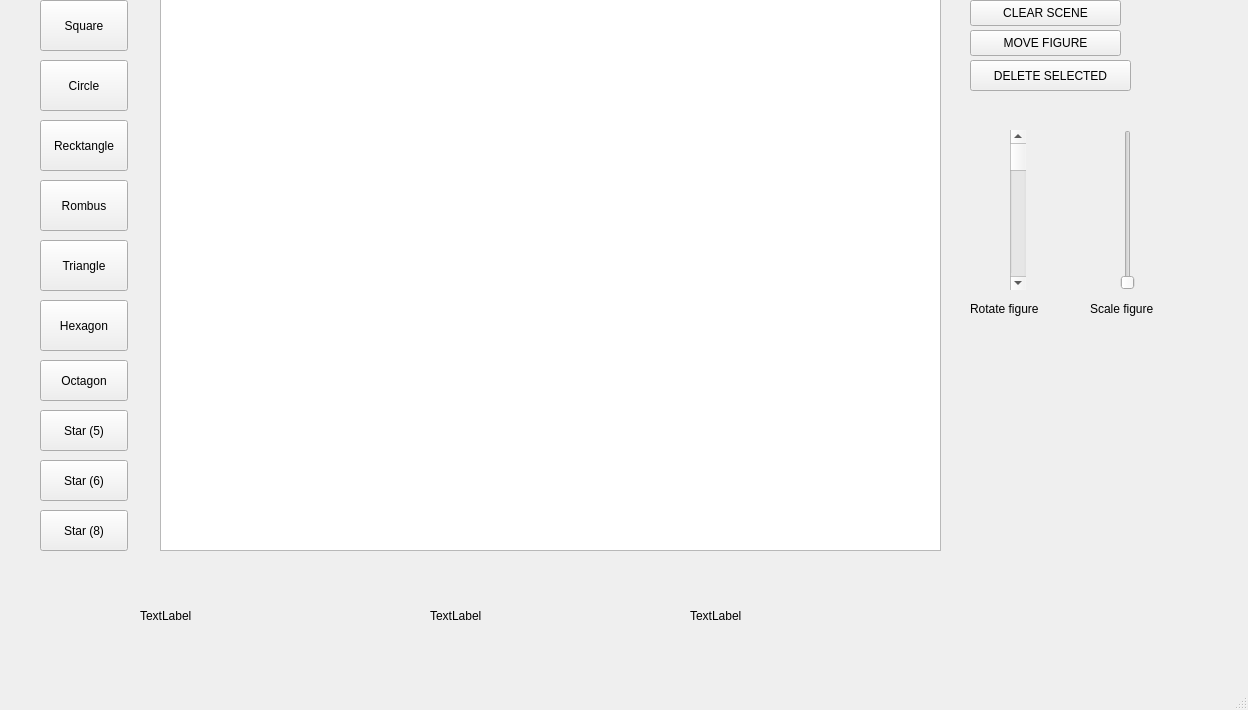
<?xml version="1.0" encoding="UTF-8"?>
<ui version="4.0">
 <class>MainWindow</class>
 <widget class="QMainWindow" name="MainWindow">
  <property name="geometry">
   <rect>
    <x>0</x>
    <y>0</y>
    <width>1248</width>
    <height>710</height>
   </rect>
  </property>
  <property name="windowTitle">
   <string>MainWindow</string>
  </property>
  <widget class="QWidget" name="centralwidget">
   <widget class="QGraphicsView" name="graphicsView">
    <property name="geometry">
     <rect>
      <x>160</x>
      <y>-10</y>
      <width>781</width>
      <height>561</height>
     </rect>
    </property>
   </widget>
   <widget class="QPushButton" name="AddCircle">
    <property name="geometry">
     <rect>
      <x>40</x>
      <y>60</y>
      <width>88</width>
      <height>51</height>
     </rect>
    </property>
    <property name="text">
     <string>Circle</string>
    </property>
   </widget>
   <widget class="QPushButton" name="AddSquare">
    <property name="geometry">
     <rect>
      <x>40</x>
      <y>0</y>
      <width>88</width>
      <height>51</height>
     </rect>
    </property>
    <property name="text">
     <string>Square</string>
    </property>
   </widget>
   <widget class="QPushButton" name="AddHexagon">
    <property name="geometry">
     <rect>
      <x>40</x>
      <y>300</y>
      <width>88</width>
      <height>51</height>
     </rect>
    </property>
    <property name="text">
     <string>Hexagon</string>
    </property>
   </widget>
   <widget class="QPushButton" name="AddRectangle">
    <property name="geometry">
     <rect>
      <x>40</x>
      <y>120</y>
      <width>88</width>
      <height>51</height>
     </rect>
    </property>
    <property name="text">
     <string>Recktangle</string>
    </property>
   </widget>
   <widget class="QPushButton" name="AddRomb">
    <property name="geometry">
     <rect>
      <x>40</x>
      <y>180</y>
      <width>88</width>
      <height>51</height>
     </rect>
    </property>
    <property name="text">
     <string>Rombus</string>
    </property>
   </widget>
   <widget class="QPushButton" name="AddStar5">
    <property name="geometry">
     <rect>
      <x>40</x>
      <y>410</y>
      <width>88</width>
      <height>41</height>
     </rect>
    </property>
    <property name="text">
     <string>Star (5)</string>
    </property>
   </widget>
   <widget class="QPushButton" name="AddStar6">
    <property name="geometry">
     <rect>
      <x>40</x>
      <y>460</y>
      <width>88</width>
      <height>41</height>
     </rect>
    </property>
    <property name="text">
     <string>Star (6)</string>
    </property>
   </widget>
   <widget class="QPushButton" name="AddStar8">
    <property name="geometry">
     <rect>
      <x>40</x>
      <y>510</y>
      <width>88</width>
      <height>41</height>
     </rect>
    </property>
    <property name="text">
     <string>Star (8)</string>
    </property>
   </widget>
   <widget class="QPushButton" name="AddTriangle">
    <property name="geometry">
     <rect>
      <x>40</x>
      <y>240</y>
      <width>88</width>
      <height>51</height>
     </rect>
    </property>
    <property name="text">
     <string>Triangle</string>
    </property>
   </widget>
   <widget class="QLabel" name="MassCenter">
    <property name="geometry">
     <rect>
      <x>140</x>
      <y>580</y>
      <width>151</width>
      <height>71</height>
     </rect>
    </property>
    <property name="text">
     <string>TextLabel</string>
    </property>
   </widget>
   <widget class="QLabel" name="Perimeter">
    <property name="geometry">
     <rect>
      <x>430</x>
      <y>580</y>
      <width>161</width>
      <height>71</height>
     </rect>
    </property>
    <property name="text">
     <string>TextLabel</string>
    </property>
   </widget>
   <widget class="QLabel" name="Area">
    <property name="geometry">
     <rect>
      <x>690</x>
      <y>570</y>
      <width>171</width>
      <height>91</height>
     </rect>
    </property>
    <property name="text">
     <string>TextLabel</string>
    </property>
   </widget>
   <widget class="QPushButton" name="Clear">
    <property name="geometry">
     <rect>
      <x>970</x>
      <y>0</y>
      <width>151</width>
      <height>26</height>
     </rect>
    </property>
    <property name="text">
     <string>CLEAR SCENE</string>
    </property>
   </widget>
   <widget class="QSlider" name="Scale">
    <property name="geometry">
     <rect>
      <x>1120</x>
      <y>130</y>
      <width>16</width>
      <height>160</height>
     </rect>
    </property>
    <property name="orientation">
     <enum>Qt::Vertical</enum>
    </property>
   </widget>
   <widget class="QScrollBar" name="Rotation">
    <property name="geometry">
     <rect>
      <x>1010</x>
      <y>130</y>
      <width>16</width>
      <height>160</height>
     </rect>
    </property>
    <property name="orientation">
     <enum>Qt::Vertical</enum>
    </property>
   </widget>
   <widget class="QPushButton" name="DeleteFigure">
    <property name="geometry">
     <rect>
      <x>970</x>
      <y>60</y>
      <width>161</width>
      <height>31</height>
     </rect>
    </property>
    <property name="text">
     <string>DELETE SELECTED</string>
    </property>
   </widget>
   <widget class="QPushButton" name="moveFigure">
    <property name="geometry">
     <rect>
      <x>970</x>
      <y>30</y>
      <width>151</width>
      <height>26</height>
     </rect>
    </property>
    <property name="text">
     <string>MOVE FIGURE</string>
    </property>
   </widget>
   <widget class="QPushButton" name="AddOctagon">
    <property name="geometry">
     <rect>
      <x>40</x>
      <y>360</y>
      <width>88</width>
      <height>41</height>
     </rect>
    </property>
    <property name="text">
     <string>Octagon</string>
    </property>
   </widget>
   <widget class="QLabel" name="label">
    <property name="geometry">
     <rect>
      <x>970</x>
      <y>300</y>
      <width>101</width>
      <height>18</height>
     </rect>
    </property>
    <property name="text">
     <string>Rotate figure</string>
    </property>
   </widget>
   <widget class="QLabel" name="label_2">
    <property name="geometry">
     <rect>
      <x>1090</x>
      <y>300</y>
      <width>101</width>
      <height>18</height>
     </rect>
    </property>
    <property name="text">
     <string>Scale figure</string>
    </property>
   </widget>
  </widget>
  <widget class="QMenuBar" name="menubar">
   <property name="geometry">
    <rect>
     <x>0</x>
     <y>0</y>
     <width>1248</width>
     <height>23</height>
    </rect>
   </property>
  </widget>
  <widget class="QStatusBar" name="statusbar"/>
 </widget>
 <resources/>
 <connections/>
</ui>
